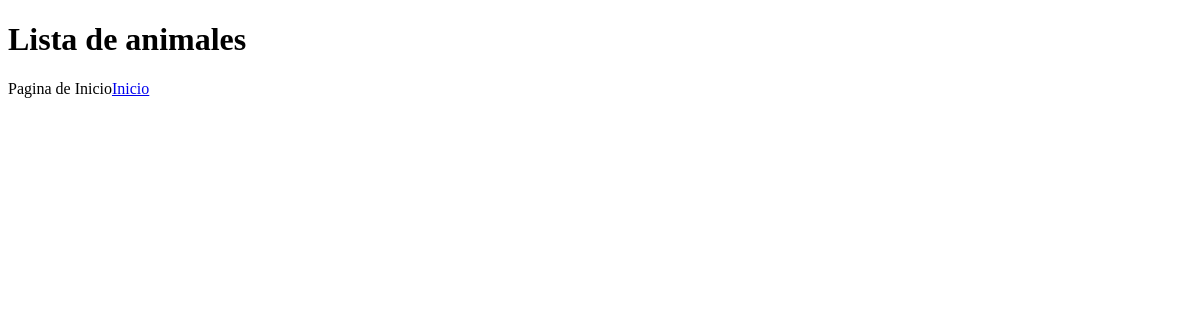
Page /animales/ on the earlier database version.
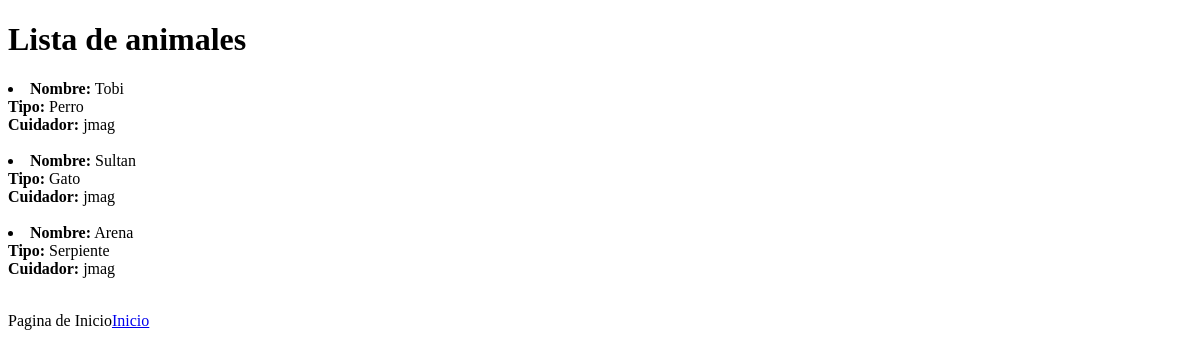
Same page on the later database version.
### animales/models.py (models this page shows, shortened)
class Animal(models.Model):
    cuidador = models.ForeignKey(settings.AUTH_USER_MODEL, on_delete=models.CASCADE)
    nombre = models.CharField(max_length=100)
    tipo = models.CharField(max_length=100)

### animales/views.py (the view)
# urls.py: path('animales/', views.lista_animales, name='lista_animales'),
def lista_animales(request):
    animales = Animal.objects.all()
    return render(request, 'animals/lista_animales.html', {'lista_de_animales': animales})

### animales/templates/animals/lista_animales.html (shortened to what this page needs)
<!DOCTYPE html>
<html lang="en">
<head>
</head>
<body>
    <h1>Lista de animales</h1>
     {% for animal in lista_de_animales %}
            <li>
                <strong>Nombre:</strong> {{ animal.nombre }} <br>
                <strong>Tipo:</strong> {{ animal.tipo }} <br>
                <strong>Cuidador:</strong> {{ animal.cuidador.username }} <br>
            </li>
            <br>
        {% endfor %}
        <p>Pagina de Inicio<a href="{% url 'inicio' %}">Inicio</a></p>
</body>
</html>

Differences in the rows shown:
added Animal: nombre "Tobi", tipo "Perro", cuidador.username "jmag"
added Animal: nombre "Sultan", tipo "Gato", cuidador.username "jmag"
added Animal: nombre "Arena", tipo "Serpiente", cuidador.username "jmag"
